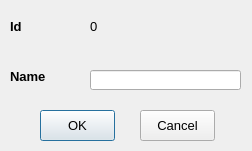
<?xml version="1.0" encoding="UTF-8"?>
<ui version="4.0">
 <class>CastPositionsAddModifyForm</class>
 <widget class="QDialog" name="CastPositionsAddModifyForm">
  <property name="geometry">
   <rect>
    <x>0</x>
    <y>0</y>
    <width>252</width>
    <height>151</height>
   </rect>
  </property>
  <property name="font">
   <font>
    <pointsize>10</pointsize>
   </font>
  </property>
  <property name="windowTitle">
   <string>Dialog</string>
  </property>
  <property name="windowIcon">
   <iconset resource="MyResources.qrc">
    <normaloff>:/Images/cast position pic.png</normaloff>:/Images/cast position pic.png</iconset>
  </property>
  <widget class="QLineEdit" name="ledName">
   <property name="geometry">
    <rect>
     <x>90</x>
     <y>70</y>
     <width>151</width>
     <height>20</height>
    </rect>
   </property>
  </widget>
  <widget class="QLabel" name="lblIdlabel">
   <property name="geometry">
    <rect>
     <x>10</x>
     <y>20</y>
     <width>47</width>
     <height>13</height>
    </rect>
   </property>
   <property name="font">
    <font>
     <pointsize>10</pointsize>
     <weight>75</weight>
     <bold>true</bold>
    </font>
   </property>
   <property name="text">
    <string>Id</string>
   </property>
  </widget>
  <widget class="QLabel" name="label_2">
   <property name="geometry">
    <rect>
     <x>10</x>
     <y>70</y>
     <width>47</width>
     <height>13</height>
    </rect>
   </property>
   <property name="font">
    <font>
     <pointsize>10</pointsize>
     <weight>75</weight>
     <bold>true</bold>
    </font>
   </property>
   <property name="text">
    <string>Name</string>
   </property>
  </widget>
  <widget class="QLabel" name="lblId">
   <property name="geometry">
    <rect>
     <x>90</x>
     <y>20</y>
     <width>47</width>
     <height>13</height>
    </rect>
   </property>
   <property name="text">
    <string>0</string>
   </property>
  </widget>
  <widget class="QPushButton" name="pbtOk">
   <property name="geometry">
    <rect>
     <x>40</x>
     <y>110</y>
     <width>75</width>
     <height>31</height>
    </rect>
   </property>
   <property name="text">
    <string>OK</string>
   </property>
  </widget>
  <widget class="QPushButton" name="pbtCancel">
   <property name="geometry">
    <rect>
     <x>140</x>
     <y>110</y>
     <width>75</width>
     <height>31</height>
    </rect>
   </property>
   <property name="text">
    <string>Cancel</string>
   </property>
  </widget>
 </widget>
 <resources>
  <include location="MyResources.qrc"/>
 </resources>
 <connections/>
</ui>
